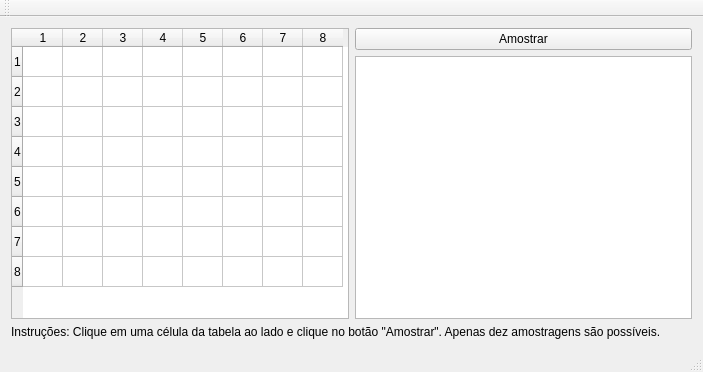
<?xml version="1.0" encoding="UTF-8"?>
<ui version="4.0">
 <class>MainWindow</class>
 <widget class="QMainWindow" name="MainWindow">
  <property name="geometry">
   <rect>
    <x>0</x>
    <y>0</y>
    <width>703</width>
    <height>364</height>
   </rect>
  </property>
  <property name="windowTitle">
   <string>Amostrador</string>
  </property>
  <widget class="QWidget" name="centralWidget">
   <layout class="QGridLayout" name="gridLayout_2">
    <item row="0" column="0">
     <layout class="QGridLayout" name="gridLayout">
      <item row="0" column="0">
       <widget class="QTableWidget" name="tableWidget">
        <property name="minimumSize">
         <size>
          <width>0</width>
          <height>291</height>
         </size>
        </property>
        <property name="maximumSize">
         <size>
          <width>471</width>
          <height>16777215</height>
         </size>
        </property>
        <attribute name="horizontalHeaderDefaultSectionSize">
         <number>40</number>
        </attribute>
        <row>
         <property name="text">
          <string>1</string>
         </property>
        </row>
        <row>
         <property name="text">
          <string>2</string>
         </property>
        </row>
        <row>
         <property name="text">
          <string>3</string>
         </property>
        </row>
        <row>
         <property name="text">
          <string>4</string>
         </property>
        </row>
        <row>
         <property name="text">
          <string>5</string>
         </property>
        </row>
        <row>
         <property name="text">
          <string>6</string>
         </property>
        </row>
        <row>
         <property name="text">
          <string>7</string>
         </property>
        </row>
        <row>
         <property name="text">
          <string>8</string>
         </property>
        </row>
        <column>
         <property name="text">
          <string>1</string>
         </property>
        </column>
        <column>
         <property name="text">
          <string>2</string>
         </property>
        </column>
        <column>
         <property name="text">
          <string>3</string>
         </property>
        </column>
        <column>
         <property name="text">
          <string>4</string>
         </property>
        </column>
        <column>
         <property name="text">
          <string>5</string>
         </property>
        </column>
        <column>
         <property name="text">
          <string>6</string>
         </property>
        </column>
        <column>
         <property name="text">
          <string>7</string>
         </property>
        </column>
        <column>
         <property name="text">
          <string>8</string>
         </property>
        </column>
       </widget>
      </item>
      <item row="0" column="1">
       <layout class="QVBoxLayout" name="verticalLayout_2">
        <item>
         <layout class="QHBoxLayout" name="horizontalLayout_3">
          <item>
           <widget class="QPushButton" name="pushButton">
            <property name="text">
             <string>Amostrar</string>
            </property>
           </widget>
          </item>
         </layout>
        </item>
        <item>
         <widget class="QListWidget" name="listWidget"/>
        </item>
       </layout>
      </item>
     </layout>
    </item>
    <item row="1" column="0">
     <widget class="QLabel" name="label">
      <property name="text">
       <string>Instruções: Clique em uma célula da tabela ao lado e clique no botão &quot;Amostrar&quot;. Apenas dez amostragens são possíveis.</string>
      </property>
     </widget>
    </item>
   </layout>
  </widget>
  <widget class="QMenuBar" name="menuBar">
   <property name="geometry">
    <rect>
     <x>0</x>
     <y>0</y>
     <width>703</width>
     <height>21</height>
    </rect>
   </property>
  </widget>
  <widget class="QToolBar" name="mainToolBar">
   <attribute name="toolBarArea">
    <enum>TopToolBarArea</enum>
   </attribute>
   <attribute name="toolBarBreak">
    <bool>false</bool>
   </attribute>
  </widget>
  <widget class="QStatusBar" name="statusBar"/>
 </widget>
 <layoutdefault spacing="6" margin="11"/>
 <resources/>
 <connections/>
</ui>
